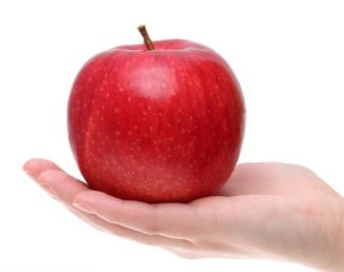
#> input picture data/apple.png, 344 x 272 px
$ python making_borders_for_image.py
#> lines starting #> are read from the running program, lines starting #| are printed output that depends on the picture
import cv2
import numpy as np
from matplotlib import pyplot as plt

img = cv2.imread("../data/apple.png")
#> img is the input picture: shape (272, 344, 3); mean B, G, R 182.8, 182.5, 229.6


BLUE = [255, 0, 0]

replicate = cv2.copyMakeBorder(img, 10, 10, 10, 10, cv2.BORDER_REPLICATE)
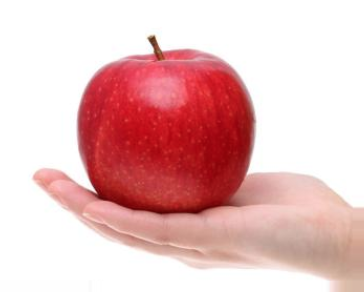
#> replicate: shape (292, 364, 3); mean B, G, R 190.5, 190.4, 232.2
reflect = cv2.copyMakeBorder(img, 10, 10, 10, 10, cv2.BORDER_REFLECT)
reflect101 = cv2.copyMakeBorder(img, 10, 10, 10, 10, cv2.BORDER_REFLECT_101)
wrap = cv2.copyMakeBorder(img, 10, 10, 10, 10, cv2.BORDER_WRAP)
constant = cv2.copyMakeBorder(img, 10, 10, 10, 10, cv2.BORDER_CONSTANT, value=BLUE)
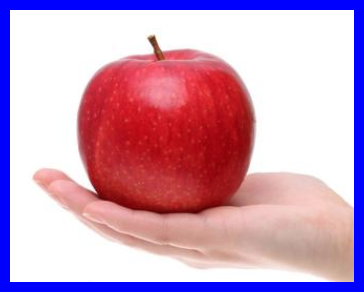
#> constant: shape (292, 364, 3); mean B, G, R 191.4, 160.7, 202.1


plt.subplot(231), plt.imshow(img, 'gray'), plt.title('ORIGINAL')
plt.subplot(232), plt.imshow(replicate, 'gray'), plt.title('REPLICATE')
plt.subplot(233), plt.imshow(reflect, 'gray'), plt.title('REFLECT')
plt.subplot(234), plt.imshow(reflect101, 'gray'), plt.title('REFLECT_101')
plt.subplot(235), plt.imshow(wrap, 'gray'), plt.title('WRAP')
plt.subplot(236), plt.imshow(constant, 'gray'), plt.title('CONSTANT')


#cv2.imshow("apple", img)
plt.show()
#> figure, not shown here; B, G, R data is drawn as R, G, B
cv2.waitKey(0)
cv2.destroyAllWindows()

$ run again, with data/robo.png copied over data/apple.png
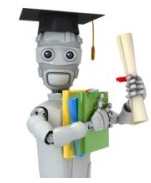
#> input picture data/robo.png, 151 x 183 px
#> img is the input picture: shape (183, 151, 3); mean B, G, R 207, 213, 210.6
#> `replicate = cv2.copyMakeBorder(img, 10, 10, 10, 10, cv2.BORDER_REPLICA..`:
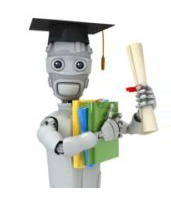
#> replicate: shape (203, 171, 3); mean B, G, R 216.8, 221.5, 219.6
#> `constant = cv2.copyMakeBorder(img, 10, 10, 10, 10, cv2.BORDER_CONSTANT..`:
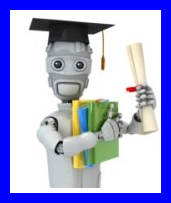
#> constant: shape (203, 171, 3); mean B, G, R 216.8, 169.5, 167.7
